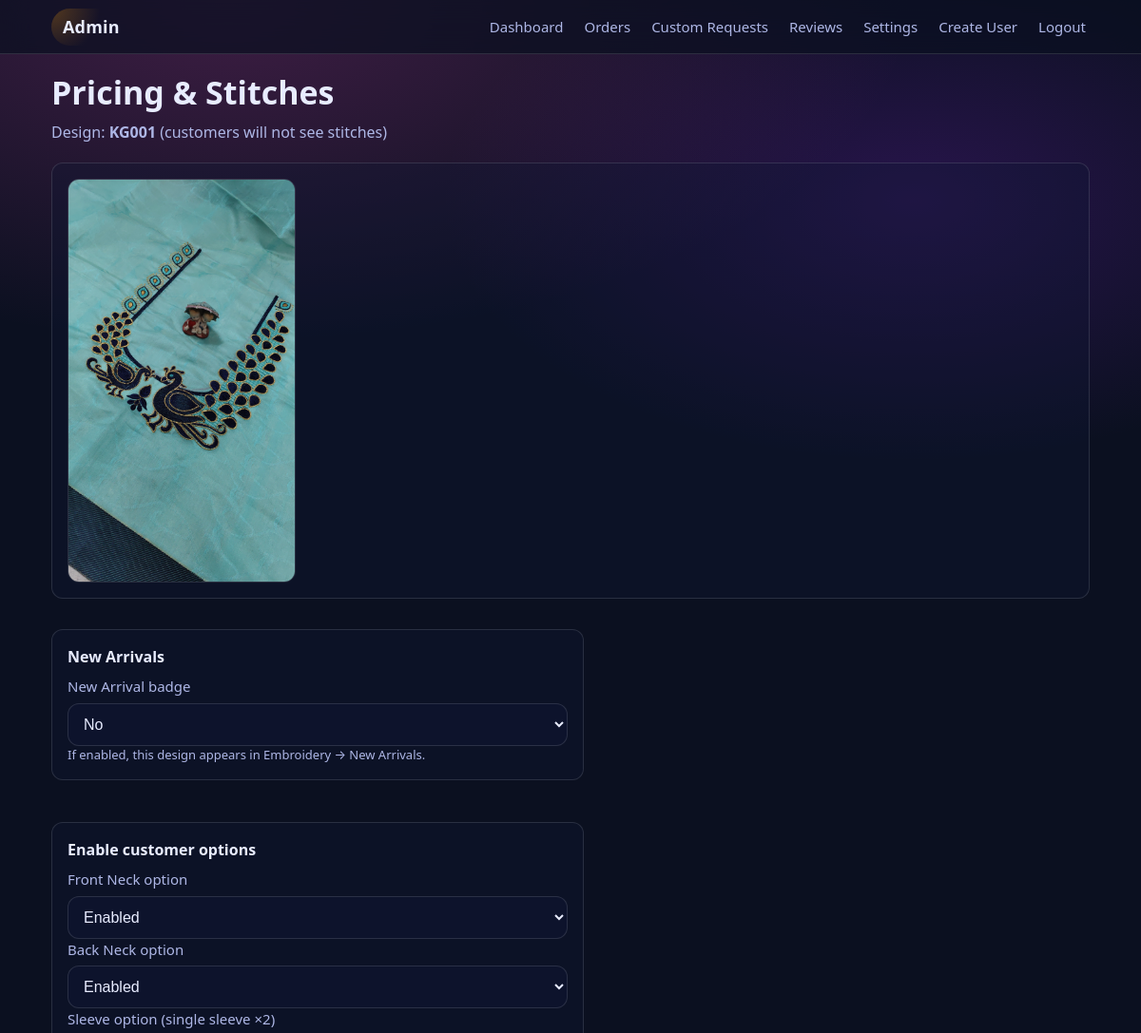
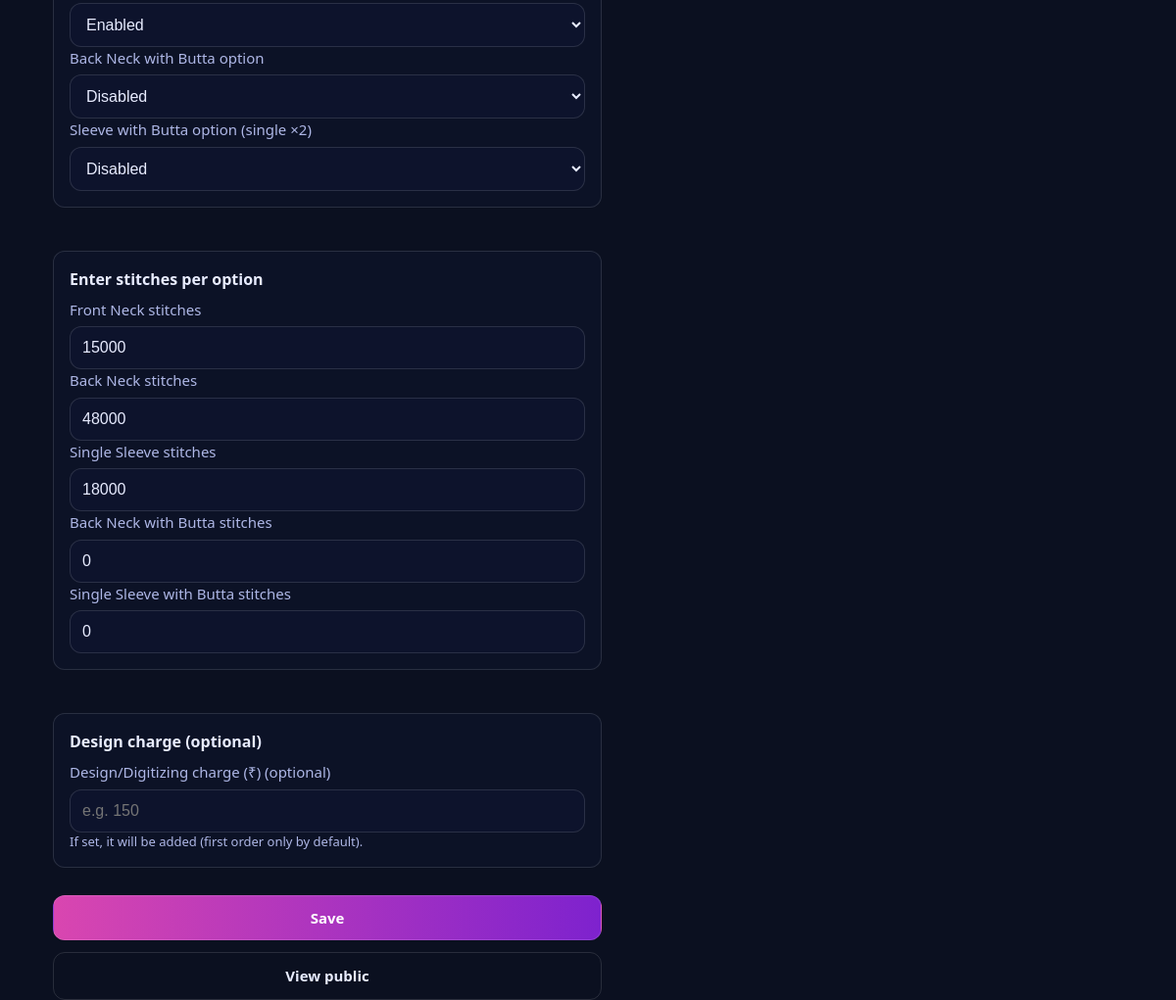
Screenshot of /admin/designs/1/pricing (signed in) with the database file from the repository (2 pictures, top to bottom).
### app/models.py (models this page shows, shortened)
class Design(db.Model):
    __tablename__ = "design"
    id = db.Column(db.Integer, primary_key=True)
    service_id = db.Column(db.Integer, db.ForeignKey("service.id"), nullable=False, index=True)
    title_en = db.Column(db.String(200), nullable=False)
    title_ta = db.Column(db.String(200), nullable=False)
    min_price_inr = db.Column(db.Integer, nullable=True)
    design_charge_inr = db.Column(db.Integer, nullable=True)
    design_charge_first_order_only = db.Column(db.Boolean, nullable=False, default=True)
    design_charge_applied_once = db.Column(db.Boolean, nullable=False, default=False)
    is_new_arrival = db.Column(db.Boolean, nullable=False, default=False)
    image_filename = db.Column(db.String(500), nullable=False, default="")
    created_at = db.Column(db.DateTime(timezone=True), default=_utcnow, nullable=False)
    stitches = db.relationship(
        "DesignStitches", backref="design", uselist=False, lazy=True,
        cascade="all, delete-orphan"
    )
    images = db.relationship(
        "DesignImage", backref="design", lazy=True,
        cascade="all, delete-orphan", order_by="DesignImage.id"
    )

class DesignStitches(db.Model):
    __tablename__ = "design_stitches"
    id = db.Column(db.Integer, primary_key=True)
    design_id = db.Column(db.Integer, db.ForeignKey("design.id", ondelete="CASCADE"),
                          unique=True, nullable=False)
    enable_fn = db.Column(db.Boolean, nullable=False, default=True)
    enable_bn = db.Column(db.Boolean, nullable=False, default=True)
    enable_sl = db.Column(db.Boolean, nullable=False, default=True)
    enable_bn_butta = db.Column(db.Boolean, nullable=False, default=False)
    enable_sl_butta = db.Column(db.Boolean, nullable=False, default=False)
    stitches_fn = db.Column(db.Integer, nullable=False, default=0)
    stitches_bn = db.Column(db.Integer, nullable=False, default=0)
    stitches_sl_single = db.Column(db.Integer, nullable=False, default=0)
    stitches_bn_butta = db.Column(db.Integer, nullable=False, default=0)
    stitches_sl_butta_single = db.Column(db.Integer, nullable=False, default=0)

### app/routes/admin.py (the view)
@bp.get("/designs/<int:design_id>/pricing")
@login_required
def design_edit_pricing(design_id: int):
    design = Design.query.get_or_404(design_id)
    if not design.stitches:
        db.session.add(DesignStitches(design_id=design.id))
        db.session.commit()
    ds = design.stitches
    form = DesignPricingForm(
        is_new_arrival="yes" if design.is_new_arrival else "no",
        enable_fn="yes" if ds.enable_fn else "no",
        enable_bn="yes" if ds.enable_bn else "no",
        enable_sl="yes" if ds.enable_sl else "no",
        enable_bn_butta="yes" if ds.enable_bn_butta else "no",
        enable_sl_butta="yes" if ds.enable_sl_butta else "no",
        stitches_fn=ds.stitches_fn,
        stitches_bn=ds.stitches_bn,
        stitches_sl_single=ds.stitches_sl_single,
        stitches_bn_butta=ds.stitches_bn_butta,
        stitches_sl_butta_single=ds.stitches_sl_butta_single,
        design_charge_inr=design.design_charge_inr,
    )
    return render_template(
        "admin/design_pricing.html",
        design=design,
        form=form,
        business_name=get_setting("business_name", "Kanna Groups"),
    )

### app/models.py (called while the page is built)
@login_manager.user_loader
def load_user(user_id: str):
    return db.session.get(User, int(user_id))

def get_setting(key: str, default: str = "") -> str:
    s = Setting.query.filter_by(key=key).first()
    return s.value if s else default

    @property
    def is_authenticated(self):
        return True

### app/templates/admin/design_pricing.html (shortened to what this page needs)
{% extends "admin/layout.html" %}
{% block content %}
  <div class="page-header">
    <h1>Pricing & Stitches</h1>
    <p class="muted">Design: <strong>{{ design.title_en }}</strong> (customers will not see stitches)</p>
  </div>
  <div class="detail-card">
    <img src="{{ img_url(design.image_filename) }}" alt="Design" style="max-width:240px;border-radius:12px;border:1px solid rgba(255,255,255,.12)" />
  </div>
  <form class="form" method="post" action="{{ url_for('admin.design_edit_pricing_post', design_id=design.id) }}">
    <div class="detail-card">
      <h3>New Arrivals</h3>
      <label>{{ form.is_new_arrival.label }} {{ form.is_new_arrival(class_="input") }}</label>
      <p class="muted small">If enabled, this design appears in Embroidery → New Arrivals.</p>
    </div>
    <div class="detail-card">
      <h3>Enable customer options</h3>
      <label>{{ form.enable_fn.label }} {{ form.enable_fn(class_="input") }}</label>
      <label>{{ form.enable_bn.label }} {{ form.enable_bn(class_="input") }}</label>
      <label>{{ form.enable_sl.label }} {{ form.enable_sl(class_="input") }}</label>
      <label>{{ form.enable_bn_butta.label }} {{ form.enable_bn_butta(class_="input") }}</label>
      <label>{{ form.enable_sl_butta.label }} {{ form.enable_sl_butta(class_="input") }}</label>
    </div>
    <div class="detail-card">
      <h3>Enter stitches per option</h3>
      <label>{{ form.stitches_fn.label }} {{ form.stitches_fn(class_="input") }}</label>
      <label>{{ form.stitches_bn.label }} {{ form.stitches_bn(class_="input") }}</label>
      <label>{{ form.stitches_sl_single.label }} {{ form.stitches_sl_single(class_="input") }}</label>
      <label>{{ form.stitches_bn_butta.label }} {{ form.stitches_bn_butta(class_="input") }}</label>
      <label>{{ form.stitches_sl_butta_single.label }} {{ form.stitches_sl_butta_single(class_="input") }}</label>
    </div>
    <div class="detail-card">
      <h3>Design charge (optional)</h3>
      <label>{{ form.design_charge_inr.label }} {{ form.design_charge_inr(class_="input", placeholder="e.g. 150") }}</label>
      <p class="muted small">If set, it will be added (first order only by default).</p>
    </div>
    <button class="btn" type="submit">Save</button>
    <a class="btn btn-outline" href="{{ url_for('public.design_detail', design_id=design.id) }}" target="_blank" rel="noreferrer">View public</a>
  </form>
{% endblock %}

### app/static/css/styles.css (style rules this page uses)
:root { --bg:#0b1020; --card:#111836; --text:#e8ecff; --muted:#aeb7e6; --border:rgba(255,255,255,.12); --accent1:#d946b0; --accent2:#7e22ce; --gold:#f59e0b; --white:#ffffff; --coral:#fb7185; --radius-sm:10px; --radius-md:14px; --radius-lg:18px; --transition-fast:.16s ease; --transition-med:.25s ease; }
* { box-sizing:border-box;margin:0;padding:0 }
html { -webkit-text-size-adjust:100%;scroll-behavior:smooth }
body { font-family: 'Segoe UI', system-ui, -apple-system, Roboto, 'Noto Sans', 'Liberation Sans', sans-serif; background: radial-gradient(1200px 600px at 20% 0%, rgba(217,70,176,.25), transparent 60%), radial-gradient(900px 500px at 80% 10%, rgba(126,34,206,.25), transparent 55%), var(--bg); color:var(--text); line-height:1.5; overflow-x:hidden; -webkit-font-smoothing:antialiased; }
a { color:inherit;text-decoration:none }
img { max-width:100%;height:auto;display:block }
button { font-family:inherit }
h1 { margin:0 0 10px;font-size:clamp(22px, 4vw, 34px);line-height:1.18 }
.muted { color:var(--muted) }
.small { font-size:clamp(11px, 1.4vw, 13px) }
.btn { display:inline-flex; align-items:center; justify-content:center; gap:8px; padding:clamp(10px, 1.5vw, 12px) clamp(12px, 2vw, 16px); border-radius:12px; border:1px solid rgba(255,255,255,.12); background:linear-gradient(90deg, var(--accent1), var(--accent2)); color:var(--white); font-weight:700; font-size:clamp(13px, 1.6vw, 15px); cursor:pointer; min-height:44px; transition:filter var(--transition-fast), transform var(--transition-fast); white-space:nowrap; }
.btn-outline { background:transparent;color:var(--text) }
.page-header { margin:clamp(12px, 2vw, 20px) 0 }
.form { max-width:560px;display:flex;flex-direction:column;gap:12px }
label { display:flex;flex-direction:column;gap:6px;color:var(--muted);font-size:clamp(13px, 1.6vw, 15px) }
.input, input, select, textarea { padding:clamp(10px, 1.5vw, 12px) 12px; border-radius:12px; border:1px solid var(--border); background:rgba(17,24,54,.45); color:var(--text); outline:none; font-size:16px; width:100%; transition:border-color var(--transition-fast); }
.detail-card { margin:1rem 0;padding:clamp(12px, 2vw, 1rem);border:1px solid var(--border);border-radius:12px;background:rgba(17,24,54,.35) }
.detail-card h3 { margin:0 0 8px;font-size:1rem }

### rows the page displays
Design: title_en "KG001", image_filename (picture)
DesignStitches: enable_fn "Enabled", enable_bn "Enabled", enable_sl "Enabled", enable_bn_butta "Disabled", enable_sl_butta "Disabled", stitches_fn "15000", stitches_bn "48000", stitches_sl_single "18000", stitches_bn_butta "0", stitches_sl_butta_single "0"
